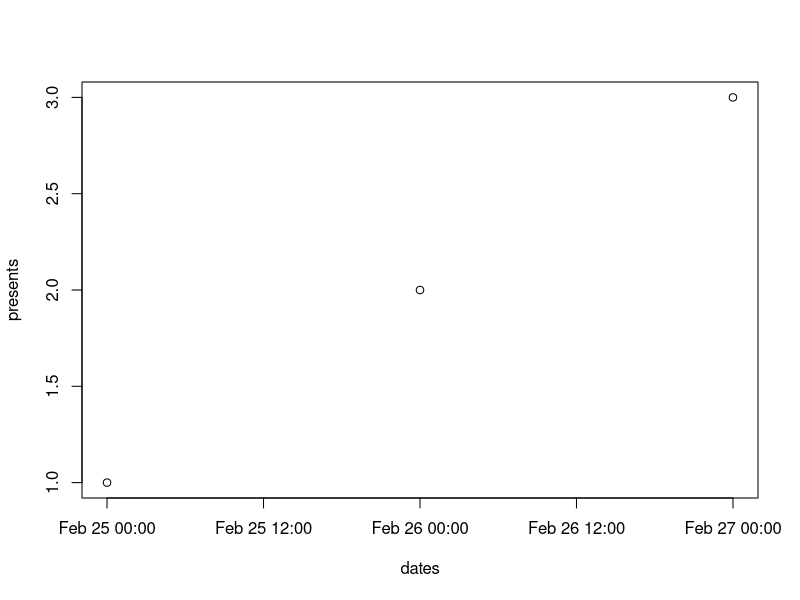

This figure's R source:

# Replace in this script the ... with the appropriate commands.

# Make a vector called dates with the three dates:
# today, Sinterklaas (a Dutch holiday) and your next birthday.
dates = strptime( c("20170225", "20170226", "20170227"), format="%Y%m%d")

# Make a vector called presents with the three expected number of presents.
presents = c(1,2,3)

# Plot the dates versus the number of presents.
plot(dates, presents)


